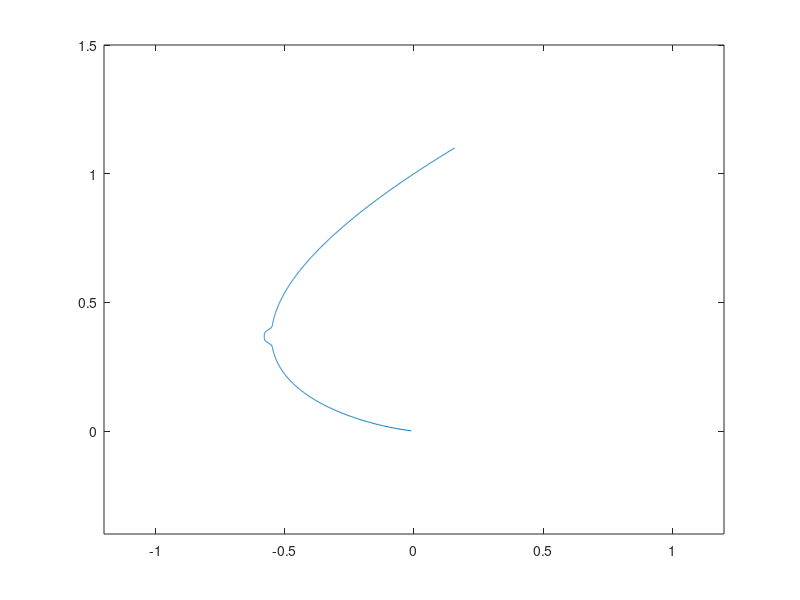

Write MATLAB code to recreate this figure.
x=0.001:0.001:1.1;
y1 = 1.5.*x.*log(x)-1/36.*exp(-(36.*x-36/2.7183).^4); 
figure 
plot(y1,x);
axis([-1.2,1.2,-0.4,1.5]);